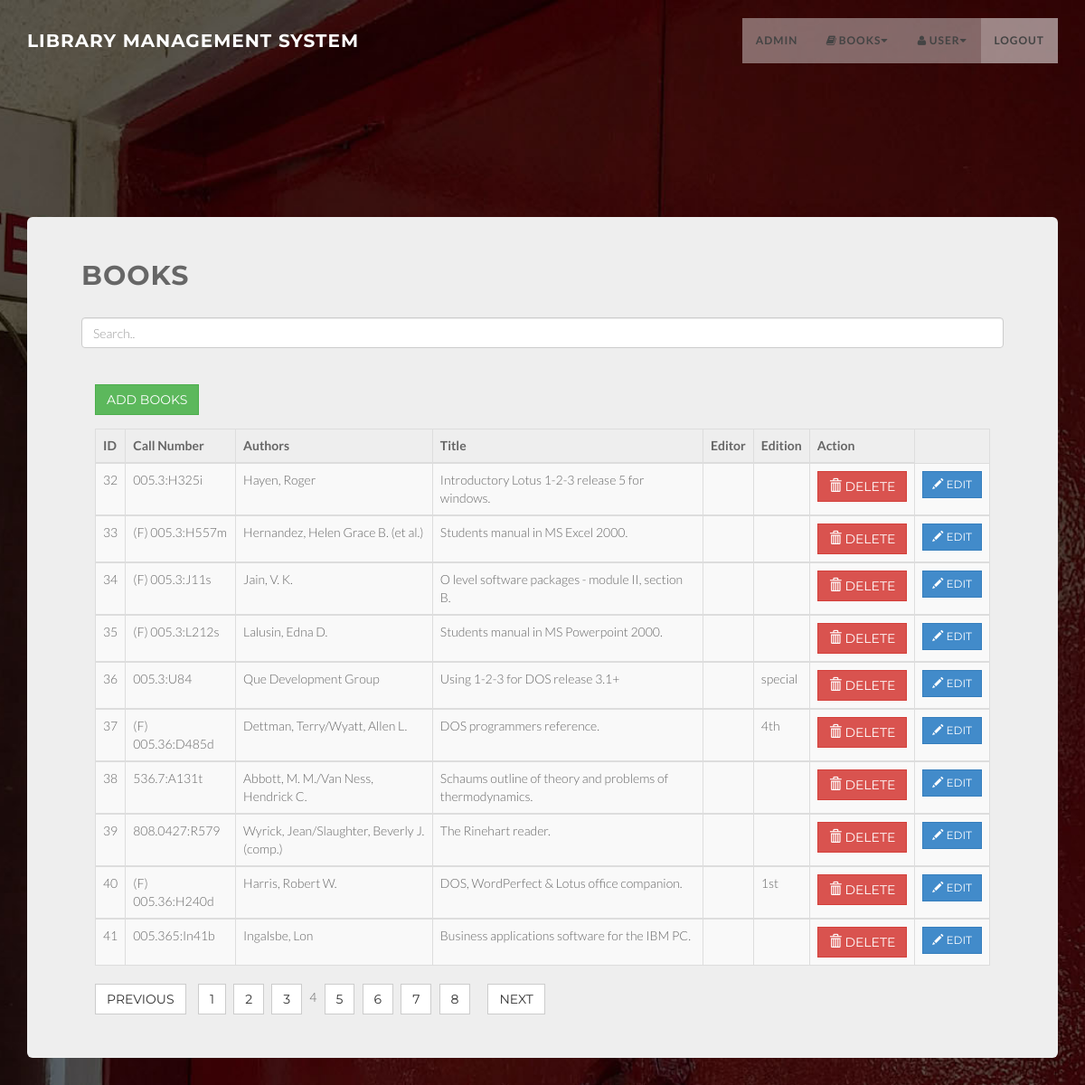
The page /manage.php?pn=4 on the database its author committed.
### tables this page shows
CREATE TABLE `add_book_records_copy` (
  `ID` int(100) NOT NULL AUTO_INCREMENT,
  `Call_Numbers` varchar(200) DEFAULT '',
  `Authors` varchar(100) DEFAULT NULL,
  `Title` varchar(200) DEFAULT NULL,
  `Editor` varchar(200) DEFAULT NULL,
  `Edition` varchar(200) DEFAULT NULL,
  `Place_Of_Publ` varchar(200) DEFAULT NULL,
  `Publisher` varchar(200) DEFAULT NULL,
  `Date_Of_Publ` varchar(200) DEFAULT NULL,
  `Page_No` varchar(200) DEFAULT NULL,
  `Series` varchar(200) DEFAULT NULL,
  `Notation1` varchar(200) DEFAULT NULL,
  `Notation2` varchar(200) DEFAULT NULL,
  `ISBN_No` varchar(200) DEFAULT NULL,
  `ISSN_No` varchar(200) DEFAULT NULL,
  `Accession_No` varchar(200) DEFAULT NULL,
  `Subject` varchar(200) DEFAULT NULL,
  `Quantities` varchar(200) DEFAULT NULL,
  `Total_remaining_books` varchar(200) DEFAULT NULL,
  `Abstractt` varchar(200) DEFAULT NULL,
  PRIMARY KEY (`ID`),
  KEY `Title` (`Place_Of_Publ`)
);

### manage.php (the view, shortened to what this page needs)
<?php
include 'conn.php';
include ('pagination.php');
$sql = "SELECT * FROM add_book_records_copy";
$result = mysqli_query($conn, $sql);
 ?>
<!DOCTYPE html>
<html lang="en">
<head>
  <link href="css/bootstrap.min.css" rel="stylesheet" type="text/css">
  <link href="css/style.css" rel="stylesheet" type="text/css">
  <link href="font-awesome/css/font-awesome.min.css" rel="stylesheet" type="text/css">
  <link href="css/animate.css" rel="stylesheet" />
  <link href="css/style.css" rel="stylesheet">
  <link href="color/default.css" rel="stylesheet">
</head>
<body>
  <nav class="navbar navbar-custom navbar-fixed-top" role="navigation">
    <div class="container">
      <div class="navbar-header page-scroll">
        <a class="navbar-brand" href="index.php">
          <h1 style="color: white;">Library Management System</h1>
        </a>
      </div>
      <div class="collapse navbar-collapse navbar-right navbar-main-collapse">
        <ul class="nav navbar-nav">
          <li class=""><a href="admin.php">Admin</a></li>
          <li class="dropdown">
                    <a class="dropdown-toggle" data-toggle="dropdown" href="#">
                        <i class="fa fa-book fa-fw"></i>Books<i class="fa fa-caret-down"></i>
                    </a>
                        </li>
                    </ul>
                <li class="dropdown">
                    <a class="dropdown-toggle" data-toggle="dropdown" href="#">
                        <i class="fa fa-user fa-fw"></i>User<i class="fa fa-caret-down"></i>
                    </a>
                        </li>
                    <li class="active"><a href="index.php">Logout</a></li>
      </div>
    </div>
  </nav>
  <section id="intro" class="intro">
<div class="container">
  <div class="jumbotron">
  <h2>BOOKS</h2>
  <input class="form-control" id="myInput" type="text" placeholder="Search..">
  <br>
  <div class="container " style="margin-top: 5px">
  </div>
  <div class="container">
    <button class="btn btn-success" data-toggle="modal" data-target="#addData">Add Books</button>
  <table id="mytable" class="table table-bordered table-striped">
    <thead>
      <tr>
        <th>ID</th>
        <th>Call Number</th>
        <th>Authors</th>
        <th>Title</th>
        <th>Editor</th>
        <th>Edition</th>
        <th>Action</th>
      </tr>
    </thead>
<?php
if ($result->num_rows > 0) {
          while ($row = $result->fetch_assoc()) {
               while($row = mysqli_fetch_array($query)){
                  ?>
                  <tbody id="myTable">
                    <tr>
                      <td><?php echo $row['ID']; ?></td>
                      <td><?php echo $row['Call_Numbers']; ?></td>
                      <td><?php echo $row['Authors']; ?></td>
                      <td><?php echo $row['Title']; ?></td>
                      <td><?php echo $row['Editor']; ?></td>
                      <td><?php echo $row['Edition']; ?></td>
                        <td><button class="btn btn-danger">
                          <i class="glyphicon glyphicon-trash"></i>
                          <a style="color: white;" href="manage.php?delete= <?php echo $row['ID']; ?>" onclick = "return confirm('Are you sure?');">Delete</a>
                            </button>
                        </td>
                      <?php
                      echo'
                      <td><button class="btn btn-primary btn-sm" data-target="#editModal'.$row['ID'].'" data-toggle="modal"><i class="glyphicon glyphicon-pencil" aria-hidden="true"></i> Edit</button></td>
                      '; ?>
                    </tr>
                  </tbody>
                  <?php
                }
           }
  }
?>
  </table>
  <div id="pagination_controls"><?php echo $paginationCtrls; ?>
  </div>
  </div>
  <div class="col-lg-2">
  </div>
</div>
</div>
</section>
</body>
</html>

### css/style.css (style rules this page uses)
body { width: 100%; height: 100%; font-family: 'Lato',sans-serif; font-weight: 300; color: #666; background: url(../img/bg2.jpg) no-repeat; background-size: cover; }
html { width: 100%; height: 100%; }
h1, h2, h3, h4, h5, h6 { margin: 0 0 30px; text-transform: uppercase; font-family: Montserrat,sans-serif; font-weight: 700; letter-spacing: 1px; }
a { color: #28c3ab; -webkit-transition: all .2s ease-in-out; -moz-transition: all .2s ease-in-out; transition: all .2s ease-in-out; }
.navbar { margin-bottom: 0; border-bottom: 1px solid rgba(255,255,255,.3); }
.navbar-brand { font-weight: 700; }
.navbar-brand { height: 40px; padding: 5px 15px; font-size: 18px; line-height: 1em; }
.navbar-brand h1 { color: #fff; font-size: 20px; line-height: 40px; }
.nav.navbar-nav { background-color: rgba(255,255,255,.4); }
.navbar-custom ul.nav li a { font-size: 12px; letter-spacing: 1px; color: #444; text-transform: uppercase; font-weight: 700; }
.navbar-custom .nav li a { -webkit-transition: background .3s ease-in-out; -moz-transition: background .3s ease-in-out; transition: background .3s ease-in-out; }
.navbar-custom .nav li a:hover, .navbar-custom .nav li a:focus, .navbar-custom .nav li.active { outline: 0; background-color: rgba(255,255,255,.2); }
.intro { width:100%; position:relative; background: url(../img/bg2.jpg) no-repeat top center; background-size: cover; height: auto; }
#intro.intro { padding:20% 0 0 0; }
.btn { border-radius: 0; text-transform: uppercase; font-family: Montserrat,sans-serif; font-weight: 400; -webkit-transition: all .3s ease-in-out; -moz-transition: all .3s ease-in-out; transition: all .3s ease-in-out; }
@media (min-width:767px) { .navbar { padding: 20px 0; border-bottom: 0; letter-spacing: 1px; background: 0 0; -webkit-transition: background .5s ease-in-out,padding .5s ease-in-out; -moz-transition: background .5s ease-in-out,padding .5s ease-in-out; transition: background .5s ease-in-out,padding .5s ease-in-out; } }
@media (min-width:767px) { .intro { height: 100%; padding: 0; } }

### color/default.css (style rules this page uses)
a,.tp-caption a.btn:hover { color: #67b0d1; }

### rows shown on the page
add_book_records_copy: ID "32", Call_Numbers "005.3:H325i", Authors "Hayen, Roger", Title "Introductory Lotus 1-2-3 release 5 for windows."
add_book_records_copy: ID "33", Call_Numbers "(F) 005.3:H557m", Authors "Hernandez, Helen Grace B. (et al.)", Title "Students manual in MS Excel 2000."
add_book_records_copy: ID "34", Call_Numbers "(F) 005.3:J11s", Authors "Jain, V. K.", Title "O level software packages - module II, section B."
add_book_records_copy: ID "35", Call_Numbers "(F) 005.3:L212s", Authors "Lalusin, Edna D.", Title "Students manual in MS Powerpoint 2000."
add_book_records_copy: ID "36", Call_Numbers "005.3:U84", Authors "Que Development Group", Title "Using 1-2-3 for DOS release 3.1+", Edition "special"
add_book_records_copy: ID "37", Call_Numbers "(F) 005.36:D485d", Authors "Dettman, Terry/Wyatt, Allen L.", Title "DOS programmers reference.", Edition "4th"
add_book_records_copy: ID "38", Call_Numbers "536.7:A131t", Authors "Abbott, M. M./Van Ness, Hendrick C.", Title "Schaums outline of theory and problems of thermodynamics."
add_book_records_copy: ID "39", Call_Numbers "808.0427:R579", Authors "Wyrick, Jean/Slaughter, Beverly J. (comp.)", Title "The Rinehart reader."
add_book_records_copy: ID "40", Call_Numbers "(F) 005.36:H240d", Authors "Harris, Robert W.", Title "DOS, WordPerfect & Lotus office companion.", Edition "1st"
add_book_records_copy: ID "41", Call_Numbers "005.365:In41b", Authors "Ingalsbe, Lon", Title "Business applications software for the IBM PC."
